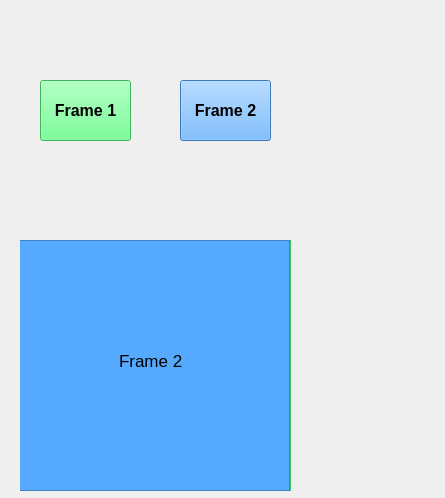
<?xml version="1.0" encoding="UTF-8"?>
<ui version="4.0">
 <class>MainWindow</class>
 <widget class="QMainWindow" name="MainWindow">
  <property name="geometry">
   <rect>
    <x>0</x>
    <y>0</y>
    <width>445</width>
    <height>498</height>
   </rect>
  </property>
  <property name="windowTitle">
   <string>MainWindow</string>
  </property>
  <widget class="QWidget" name="centralwidget">
   <widget class="QFrame" name="frame">
    <property name="geometry">
     <rect>
      <x>20</x>
      <y>240</y>
      <width>271</width>
      <height>251</height>
     </rect>
    </property>
    <property name="styleSheet">
     <string notr="true">background-color: rgb(85, 255, 127);</string>
    </property>
    <property name="frameShape">
     <enum>QFrame::StyledPanel</enum>
    </property>
    <property name="frameShadow">
     <enum>QFrame::Raised</enum>
    </property>
    <widget class="QPushButton" name="pushButton">
     <property name="geometry">
      <rect>
       <x>14</x>
       <y>142</y>
       <width>101</width>
       <height>61</height>
      </rect>
     </property>
     <property name="styleSheet">
      <string notr="true">background-color: rgb(255, 255, 255);</string>
     </property>
     <property name="text">
      <string>PushButton</string>
     </property>
    </widget>
    <widget class="QLabel" name="label">
     <property name="geometry">
      <rect>
       <x>100</x>
       <y>40</y>
       <width>61</width>
       <height>41</height>
      </rect>
     </property>
     <property name="font">
      <font>
       <pointsize>13</pointsize>
      </font>
     </property>
     <property name="text">
      <string>Frame 1</string>
     </property>
    </widget>
    <widget class="QFrame" name="frame_2">
     <property name="geometry">
      <rect>
       <x>-1</x>
       <y>0</y>
       <width>271</width>
       <height>251</height>
      </rect>
     </property>
     <property name="styleSheet">
      <string notr="true">background-color: rgb(85, 170, 255);</string>
     </property>
     <property name="frameShape">
      <enum>QFrame::StyledPanel</enum>
     </property>
     <property name="frameShadow">
      <enum>QFrame::Raised</enum>
     </property>
     <widget class="QLabel" name="label_2">
      <property name="geometry">
       <rect>
        <x>100</x>
        <y>100</y>
        <width>111</width>
        <height>41</height>
       </rect>
      </property>
      <property name="font">
       <font>
        <pointsize>13</pointsize>
       </font>
      </property>
      <property name="text">
       <string>Frame 2</string>
      </property>
     </widget>
    </widget>
   </widget>
   <widget class="QPushButton" name="pushButton_2">
    <property name="geometry">
     <rect>
      <x>40</x>
      <y>80</y>
      <width>91</width>
      <height>61</height>
     </rect>
    </property>
    <property name="font">
     <font>
      <pointsize>12</pointsize>
      <weight>75</weight>
      <bold>true</bold>
     </font>
    </property>
    <property name="styleSheet">
     <string notr="true">background-color: rgb(85, 255, 127);</string>
    </property>
    <property name="text">
     <string>Frame 1</string>
    </property>
   </widget>
   <widget class="QPushButton" name="pushButton_3">
    <property name="geometry">
     <rect>
      <x>180</x>
      <y>80</y>
      <width>91</width>
      <height>61</height>
     </rect>
    </property>
    <property name="font">
     <font>
      <pointsize>12</pointsize>
      <weight>75</weight>
      <bold>true</bold>
     </font>
    </property>
    <property name="styleSheet">
     <string notr="true">background-color: rgb(85, 170, 255);</string>
    </property>
    <property name="text">
     <string>Frame 2</string>
    </property>
   </widget>
  </widget>
 </widget>
 <resources/>
 <connections/>
</ui>
